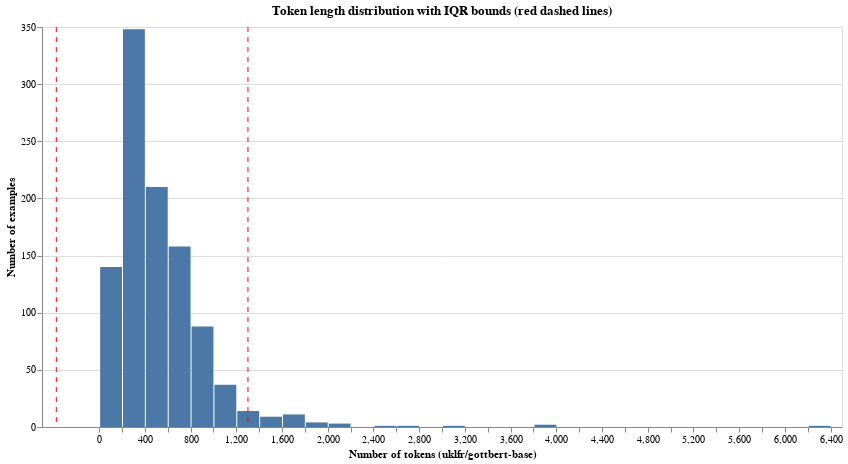

The notebook cell saved with this chart:
### Code cell
# Visualize with IQR bounds marked
import altair as alt

token_dist_with_iqr = (
    alt.Chart(df_test_pd)
    .mark_bar()
    .encode(
        x=alt.X(
            "token_count:Q",
            bin=alt.Bin(maxbins=50),
            title="Number of tokens (uklfr/gottbert-base)"
        ),
        y=alt.Y("count()", title="Number of examples"),
        tooltip=[
            alt.Tooltip("token_count:Q", bin=True, title="Token count"),
            alt.Tooltip("count()", title="Frequency")
        ],
    )
)

# Add vertical lines for IQR bounds
lower_line = alt.Chart(pd.DataFrame({'x': [lower_bound]})).mark_rule(color='red', strokeDash=[5, 5]).encode(x='x:Q')
upper_line = alt.Chart(pd.DataFrame({'x': [upper_bound]})).mark_rule(color='red', strokeDash=[5, 5]).encode(x='x:Q')

final_chart_with_iqr = (token_dist_with_iqr + lower_line + upper_line).properties(
    width=800,
    height=400,
    title="Token length distribution with IQR bounds (red dashed lines)"
)

final_chart_with_iqr

### Figure 1 — Vega specification as saved in the notebook (floating-point values rounded to 4 significant figures)
{"$schema": "https://vega.github.io/schema/vega/v6.json", "data": [{"name": "source_0", "values": [{"__count": 210, "bin_maxbins_10_token_count": 0.0, "bin_maxbins_10_token_count_end": 1000.0, "bin_maxbins_50_token_count": 400.0, "bin_maxbins_50_token_count_end": 600.0}, {"__count": 88, "bin_maxbins_10_token_count": 0.0, "bin_maxbins_10_token_count_end": 1000.0, "bin_maxbins_50_token_count": 800.0, "bin_maxbins_50_token_count_end": 1000.0}, {"__count": 158, "bin_maxbins_10_token_count": 0.0, "bin_maxbins_10_token_count_end": 1000.0, "bin_maxbins_50_token_count": 600.0, "bin_maxbins_50_token_count_end": 800.0}, {"__count": 348, "bin_maxbins_10_token_count": 0.0, "bin_maxbins_10_token_count_end": 1000.0, "bin_maxbins_50_token_count": 200.0, "bin_maxbins_50_token_count_end": 400.0}, {"__count": 140, "bin_maxbins_10_token_count": 0.0, "bin_maxbins_10_token_count_end": 1000.0, "bin_maxbins_50_token_count": 0.0, "bin_maxbins_50_token_count_end": 200.0}, {"__count": 37, "bin_maxbins_10_token_count": 1000.0, "bin_maxbins_10_token_count_end": 2000.0, "bin_maxbins_50_token_count": 1000.0, "bin_maxbins_50_token_count_end": 1200.0}, {"__count": 9, "bin_maxbins_10_token_count": 1000.0, "bin_maxbins_10_token_count_end": 2000.0, "bin_maxbins_50_token_count": 1400.0, "bin_maxbins_50_token_count_end": 1600.0}, {"__count": 2, "bin_maxbins_10_token_count": 3000.0, "bin_maxbins_10_token_count_end": 4000.0, "bin_maxbins_50_token_count": 3800.0, "bin_maxbins_50_token_count_end": 4000.0}, {"__count": 4, "bin_maxbins_10_token_count": 1000.0, "bin_maxbins_10_token_count_end": 2000.0, "bin_maxbins_50_token_count": 1800.0, "bin_maxbins_50_token_count_end": 2000.0}, {"__count": 11, "bin_maxbins_10_token_count": 1000.0, "bin_maxbins_10_token_count_end": 2000.0, "bin_maxbins_50_token_count": 1600.0, "bin_maxbins_50_token_count_end": 1800.0}, {"__count": 14, "bin_maxbins_10_token_count": 1000.0, "bin_maxbins_10_token_count_end": 2000.0, "bin_maxbins_50_token_count": 1200.0, "bin_maxbins_50_token_count_end": 1400.0}, {"__count": 3, "bin_maxbins_10_token_count": 2000.0, "bin_maxbins_10_token_count_end": 3000.0, "bin_maxbins_50_token_count": 2000.0, "bin_maxbins_50_token_count_end": 2200.0}, {"__count": 1, "bin_maxbins_10_token_count": 2000.0, "bin_maxbins_10_token_count_end": 3000.0, "bin_maxbins_50_token_count": 2600.0, "bin_maxbins_50_token_count_end": 2800.0}, {"__count": 1, "bin_maxbins_10_token_count": 3000.0, "bin_maxbins_10_token_count_end": 4000.0, "bin_maxbins_50_token_count": 3000.0, "bin_maxbins_50_token_count_end": 3200.0}, {"__count": 1, "bin_maxbins_10_token_count": 6000.0, "bin_maxbins_10_token_count_end": 7000.0, "bin_maxbins_50_token_count": 6200.0, "bin_maxbins_50_token_count_end": 6400.0}, {"__count": 1, "bin_maxbins_10_token_count": 2000.0, "bin_maxbins_10_token_count_end": 3000.0, "bin_maxbins_50_token_count": 2400.0, "bin_maxbins_50_token_count_end": 2600.0}]}, {"name": "source_1", "values": [{"x": -374.9}]}, {"name": "source_2", "values": [{"x": 1302.0}]}, {"name": "source_0_y_domain___count", "values": [{"min": 1, "max": 348}]}], "signals": [{"name": "layer_0_bin_maxbins_50_token_count_bins", "value": {"fields": ["token_count"], "fname": "bin_token_count", "start": 0.0, "step": 200.0, "stop": 6400.0}}], "marks": [{"type": "rect", "name": "layer_0_marks", "from": {"data": "source_0"}, "encode": {"update": {"tooltip": {"signal": "{\"Token count\": !isValid(datum[\"bin_maxbins_10_token_count\"]) || !isFinite(+datum[\"bin_maxbins_10_token_count\"]) ? \"null\" : format(datum[\"bin_maxbins_10_token_count\"], \"\") + \" – \" + format(datum[\"bin_maxbins_10_token_count_end\"], \"\"), \"Frequency\": format(datum[\"__count\"], \"\")}"}, "x": {"field": "bin_maxbins_50_token_count_end", "scale": "x", "offset": {"signal": "0.5 + (abs(scale(\"x\", datum[\"bin_maxbins_50_token_count_end\"]) - scale(\"x\", datum[\"bin_maxbins_50_token_count\"])) < 0.25 ? 0.5 * (0.25 - (abs(scale(\"x\", datum[\"bin_maxbins_50_token_count_end\"]) - scale(\"x\", datum[\"bin_maxbins_50_token_count\"])))) : -0.5)"}}, "x2": {"field": "bin_maxbins_50_token_count", "scale": "x", "offset": {"signal": "0.5 + (abs(scale(\"x\", datum[\"bin_maxbins_50_token_count_end\"]) - scale(\"x\", datum[\"bin_maxbins_50_token_count\"])) < 0.25 ? -0.5 * (0.25 - (abs(scale(\"x\", datum[\"bin_maxbins_50_token_count_end\"]) - scale(\"x\", datum[\"bin_maxbins_50_token_count\"])))) : 0.5)"}}, "fill": {"value": "#4c78a8"}, "y": {"field": "__count", "scale": "y"}, "y2": {"value": 0, "scale": "y"}}}, "style": ["bar"]}, {"type": "rule", "name": "layer_1_marks", "from": {"data": "source_1"}, "encode": {"update": {"strokeDash": {"value": [5, 5]}, "x": {"field": "x", "scale": "x"}, "y": {"value": 0}, "stroke": {"value": "red"}, "y2": {"field": {"signal": null, "datum": null, "group": "height", "parent": null}}}}, "style": ["rule"]}, {"type": "rule", "name": "layer_2_marks", "from": {"data": "source_2"}, "encode": {"update": {"stroke": {"value": "red"}, "strokeDash": {"value": [5, 5]}, "y": {"value": 0}, "y2": {"field": {"signal": null, "datum": null, "group": "height", "parent": null}}, "x": {"field": "x", "scale": "x"}}}, "style": ["rule"]}], "scales": [{"name": "x", "type": "linear", "domain": {"fields": [{"signal": "[layer_0_bin_maxbins_50_token_count_bins.start, layer_0_bin_maxbins_50_token_count_bins.stop]"}, {"data": "source_1", "field": "x"}, {"data": "source_2", "field": "x"}]}, "range": [0, {"signal": "width"}], "bins": {"signal": "layer_0_bin_maxbins_50_token_count_bins"}, "nice": true, "zero": false}, {"name": "y", "type": "linear", "domain": [{"signal": "(data(\"source_0_y_domain___count\")[0] || {}).min"}, {"signal": "(data(\"source_0_y_domain___count\")[0] || {}).max"}], "range": [{"signal": "height"}, 0], "zero": true, "nice": true}], "axes": [{"scale": "y", "orient": "left", "ticks": false, "domain": false, "labels": false, "gridScale": "x", "tickCount": {"signal": "ceil(height/40)"}, "grid": true, "maxExtent": 0, "zindex": 0, "aria": false, "minExtent": 0}, {"scale": "x", "title": "Number of tokens (uklfr/gottbert-base)", "labelOverlap": true, "tickCount": {"signal": "ceil(width/10)"}, "grid": false, "zindex": 0, "orient": "bottom", "labelFlush": true}, {"scale": "y", "orient": "left", "title": "Number of examples", "zindex": 0, "grid": false, "labelOverlap": true, "tickCount": {"signal": "ceil(height/40)"}}], "title": {"text": "Token length distribution with IQR bounds (red dashed lines)", "frame": "group"}, "padding": 5, "background": "white", "width": 800, "height": 400, "style": "cell"}
